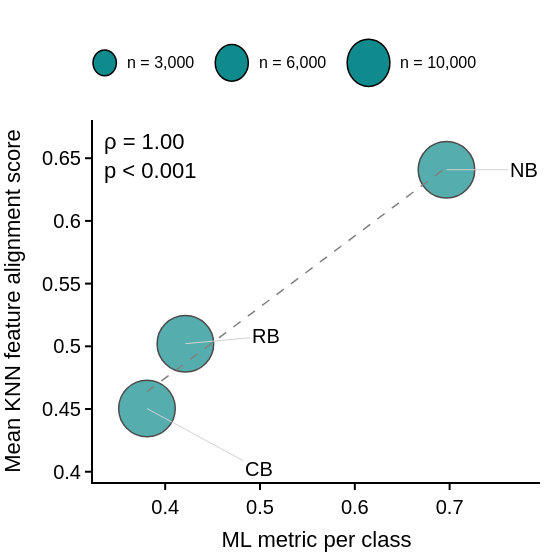

The notebook cell this image was saved under:
### Code cell
import sys
sys.path.append('/home/unix/vkrhk/EmmaEmb/EmmaEmb/analysis/figs')
import fig_utils

import pandas as pd
df = pd.DataFrame.from_dict(literature_performance_per_binding_class).T
df['label_size'] = pd.to_numeric(df["label_size"])

fig_utils.plot_metric_vs_knn(df, x_col='la', knn_col='emma_cosine', size_col='label_size', label_col='text_label')

### Figure 1 — Plotly figure (JSON) as saved in the notebook; plotly's stock layout.template omitted (floating-point values rounded to 4 significant figures)
{"data": [{"hovertemplate": "la=%{x}<br>emma_cosine=%{y}<br>label_size=%{marker.size}<extra></extra>", "legendgroup": "", "marker": {"color": "#0F8B8D", "line": {"color": "black", "width": 1.5}, "size": [12970, 12964, 12964], "sizemode": "area", "sizeref": 8.106, "symbol": "circle"}, "mode": "markers", "name": "", "orientation": "v", "showlegend": false, "type": "scatter", "x": [0.4213, 0.3808, 0.6967], "xaxis": "x", "y": [0.5021, 0.4504, 0.6408], "yaxis": "y"}, {"line": {"color": "grey", "dash": "dash", "width": 1.5}, "mode": "lines", "showlegend": false, "type": "scatter", "x": [0.3808, 0.384, 0.3871, 0.3903, 0.3935, 0.3967, 0.3999, 0.4031, 0.4063, 0.4095, 0.4127, 0.4159, 0.4191, 0.4223, 0.4254, 0.4286, 0.4318, 0.435, 0.4382, 0.4414, 0.4446, 0.4478, 0.451, 0.4542, 0.4574, 0.4605, 0.4637, 0.4669, 0.4701, 0.4733, 0.4765, 0.4797, 0.4829, 0.4861, 0.4893, 0.4925, 0.4956, 0.4988, 0.502, 0.5052, 0.5084, 0.5116, 0.5148, 0.518, 0.5212, 0.5244, 0.5276, 0.5307, 0.5339, 0.5371, 0.5403, 0.5435, 0.5467, 0.5499, 0.5531, 0.5563, 0.5595, 0.5627, 0.5658, 0.569, 0.5722, 0.5754, 0.5786, 0.5818, 0.585, 0.5882, 0.5914, 0.5946, 0.5978, 0.6009, 0.6041, 0.6073, 0.6105, 0.6137, 0.6169, 0.6201, 0.6233, 0.6265, 0.6297, 0.6329, 0.636, 0.6392, 0.6424, 0.6456, 0.6488, 0.652, 0.6552, 0.6584, 0.6616, 0.6648, 0.668, 0.6711, 0.6743, 0.6775, 0.6807, 0.6839, 0.6871, 0.6903, 0.6935, 0.6967], "y": [0.4638, 0.4656, 0.4674, 0.4692, 0.471, 0.4728, 0.4746, 0.4764, 0.4782, 0.48, 0.4819, 0.4837, 0.4855, 0.4873, 0.4891, 0.4909, 0.4927, 0.4945, 0.4963, 0.4981, 0.4999, 0.5017, 0.5036, 0.5054, 0.5072, 0.509, 0.5108, 0.5126, 0.5144, 0.5162, 0.518, 0.5198, 0.5216, 0.5234, 0.5253, 0.5271, 0.5289, 0.5307, 0.5325, 0.5343, 0.5361, 0.5379, 0.5397, 0.5415, 0.5433, 0.5451, 0.547, 0.5488, 0.5506, 0.5524, 0.5542, 0.556, 0.5578, 0.5596, 0.5614, 0.5632, 0.565, 0.5668, 0.5687, 0.5705, 0.5723, 0.5741, 0.5759, 0.5777, 0.5795, 0.5813, 0.5831, 0.5849, 0.5867, 0.5885, 0.5904, 0.5922, 0.594, 0.5958, 0.5976, 0.5994, 0.6012, 0.603, 0.6048, 0.6066, 0.6084, 0.6102, 0.6121, 0.6139, 0.6157, 0.6175, 0.6193, 0.6211, 0.6229, 0.6247, 0.6265, 0.6283, 0.6301, 0.6319, 0.6338, 0.6356, 0.6374, 0.6392, 0.641, 0.6428]}], "layout": {"annotations": [{"align": "left", "font": {"color": "black", "family": "Arial", "size": 22}, "showarrow": false, "text": "ρ = 1.00<br>p < 0.001", "x": 0.02, "xanchor": "left", "xref": "paper", "y": 0.98, "yanchor": "top", "yref": "paper"}, {"arrowcolor": "lightgrey", "arrowwidth": 1, "ax": 0.5058, "axref": "x", "ay": 0.508, "ayref": "y", "font": {"color": "black", "family": "Arial", "size": 20}, "showarrow": true, "text": "RB", "x": 0.4213, "xanchor": "center", "y": 0.5021, "yanchor": "middle"}, {"arrowcolor": "lightgrey", "arrowwidth": 1, "ax": 0.4985, "axref": "x", "ay": 0.4022, "ayref": "y", "font": {"color": "black", "family": "Arial", "size": 20}, "showarrow": true, "text": "CB", "x": 0.3808, "xanchor": "center", "y": 0.4504, "yanchor": "middle"}, {"arrowcolor": "lightgrey", "arrowwidth": 1, "ax": 0.7784, "axref": "x", "ay": 0.6408, "ayref": "y", "font": {"color": "black", "family": "Arial", "size": 20}, "showarrow": true, "text": "NB", "x": 0.6967, "xanchor": "center", "y": 0.6408, "yanchor": "middle"}, {"font": {"color": "black", "family": "Arial", "size": 16}, "showarrow": false, "text": "n = 3,000", "x": 0.07155, "xanchor": "left", "xref": "paper", "y": 1.158, "yanchor": "middle", "yref": "paper"}, {"font": {"color": "black", "family": "Arial", "size": 16}, "showarrow": false, "text": "n = 6,000", "x": 0.3667, "xanchor": "left", "xref": "paper", "y": 1.158, "yanchor": "middle", "yref": "paper"}, {"font": {"color": "black", "family": "Arial", "size": 16}, "showarrow": false, "text": "n = 10,000", "x": 0.6834, "xanchor": "left", "xref": "paper", "y": 1.158, "yanchor": "middle", "yref": "paper"}], "font": {"color": "black", "family": "Arial", "size": 22}, "height": 560, "legend": {"itemsizing": "constant", "tracegroupgap": 0}, "margin": {"b": 60, "l": 20, "r": 20, "t": 120}, "shapes": [{"fillcolor": "#0F8B8D", "line": {"color": "black", "width": 1.5}, "type": "circle", "x0": 0, "x1": 0.05232, "xref": "paper", "y0": 1.122, "y1": 1.194, "yref": "paper"}, {"fillcolor": "#0F8B8D", "line": {"color": "black", "width": 1.5}, "type": "circle", "x0": 0.2735, "x1": 0.3475, "xref": "paper", "y0": 1.107, "y1": 1.209, "yref": "paper"}, {"fillcolor": "#0F8B8D", "line": {"color": "black", "width": 1.5}, "type": "circle", "x0": 0.5686, "x1": 0.6641, "xref": "paper", "y0": 1.093, "y1": 1.223, "yref": "paper"}], "showlegend": false, "width": 560, "xaxis": {"anchor": "y", "domain": [0, 1], "linecolor": "black", "linewidth": 2, "range": [0, null], "showgrid": false, "tickcolor": "black", "tickfont": {"size": 20}, "ticklen": 6, "ticks": "outside", "tickwidth": 2, "title": {"font": {"size": 22}, "text": "ML metric per class"}}, "yaxis": {"anchor": "x", "domain": [0, 1], "linecolor": "black", "linewidth": 2, "range": [0, null], "showgrid": false, "tickcolor": "black", "tickfont": {"size": 20}, "ticklen": 6, "ticks": "outside", "tickwidth": 2, "title": {"font": {"size": 22}, "text": "Mean KNN feature alignment score"}}}}
